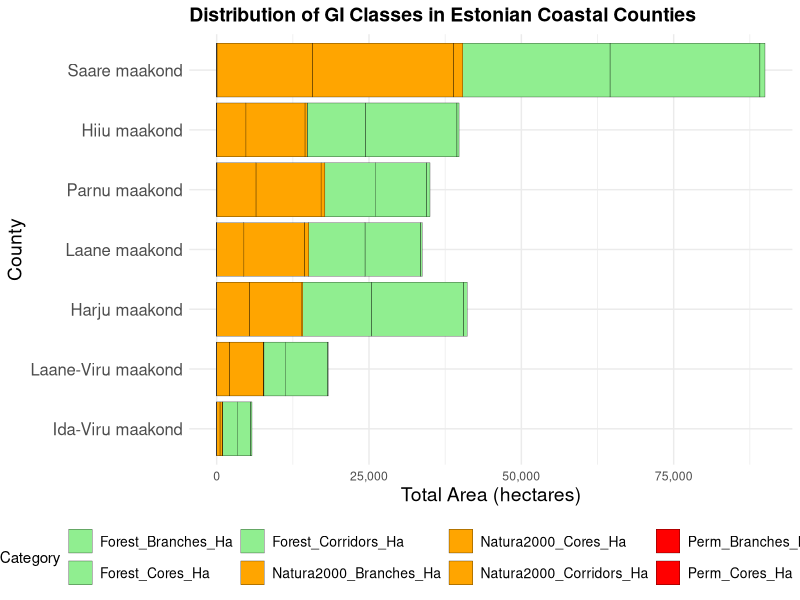

Reproduce this figure in R.
library(dplyr)
library(ggplot2)
library(tidyr)
library(scales)

# Define the data with accurate hectares provided
total_area_data <- data.frame(
  County = c("Ida-Viru maakond", "Laane-Viru maakond", "Harju maakond", 
             "Laane maakond", "Parnu maakond", "Hiiu maakond", "Saare maakond"),
  EE_Coast_3km_Total_Ha = c(297171.56, 369574.58, 432672.32, 181580.93, 541938.8, 103257.79, 293799.14),
  Forest_Cores_Ha = c(2180.53, 6888.69, 15190.64, 9140.32, 8392.93, 15044.83, 24606.31),
  Natura2000_Cores_Ha = c(417.08, 5640.56, 8534.58, 9991.53, 10689.0, 9709.22, 23164.81),
  Perm_Cores_Ha = c(0.05, 0.32, 0.66, 2.03, 2.16, 1.95, 9.00),
  Forest_Corridors_Ha = c(2457.32, 3567.59, 11234.11, 9228.92, 8344.86, 9513.88, 24174.41),
  Natura2000_Corridors_Ha = c(540.2, 2048.45, 5328.15, 4438.43, 6410.36, 4765.32, 15676.93),
  Perm_Corridors_Ha = c(2.59, 5.26, 8.97, 19.06, 30.01, 24.21, 11.67),
  Forest_Branches_Ha = c(182.2, 112.03, 597.45, 256.27, 516.14, 344.5, 826.13),
  Natura2000_Branches_Ha = c(11.34, 54.55, 252.92, 658.57, 617.11, 369.87, 1487.05),
  Perm_Branches_Ha = c(0.75, 0.8, 2.19, 4.0, 6.07, 4.6, 26.72)
)

# Convert the data to long format for easier plotting
long_data <- pivot_longer(
  total_area_data,
  cols = -c(County, EE_Coast_3km_Total_Ha),
  names_to = "Category",
  values_to = "Area_Ha"
)

# Manually set the order of counties, ensuring islands are last
long_data$County <- factor(long_data$County, 
                           levels = c("Ida-Viru maakond", "Laane-Viru maakond", "Harju maakond", 
                                      "Laane maakond", "Parnu maakond", "Hiiu maakond", "Saare maakond"))

# Custom colors for Forest, Natura2000, and Permanent Meadows
category_colors <- c("Forest_Cores_Ha" = "lightgreen", 
                     "Natura2000_Cores_Ha" = "orange", 
                     "Perm_Cores_Ha" = "red",
                     "Forest_Corridors_Ha" = "lightgreen",
                     "Natura2000_Corridors_Ha" = "orange",
                     "Perm_Corridors_Ha" = "red",
                     "Forest_Branches_Ha" = "lightgreen",
                     "Natura2000_Branches_Ha" = "orange",
                     "Perm_Branches_Ha" = "red")

# Plot the data using ggplot, only x-axis values are shown, no duplicate numbers inside the bars
ggplot(long_data, aes(x = Area_Ha, y = County, fill = Category)) +
  geom_bar(stat = "identity", color = "black", size = 0.1) +
  scale_fill_manual(values = category_colors) +
  labs(title = "Distribution of GI Classes in Estonian Coastal Counties",
       x = "Total Area (hectares)", y = "County",
       fill = "Category") +
  theme_minimal() +
  theme(legend.position = "bottom") +
  scale_x_continuous(labels = comma) + 
  theme(axis.text.y = element_text(size = 12), axis.title = element_text(size = 14),
        legend.text = element_text(size = 10), plot.title = element_text(size = 14, face = "bold"))
